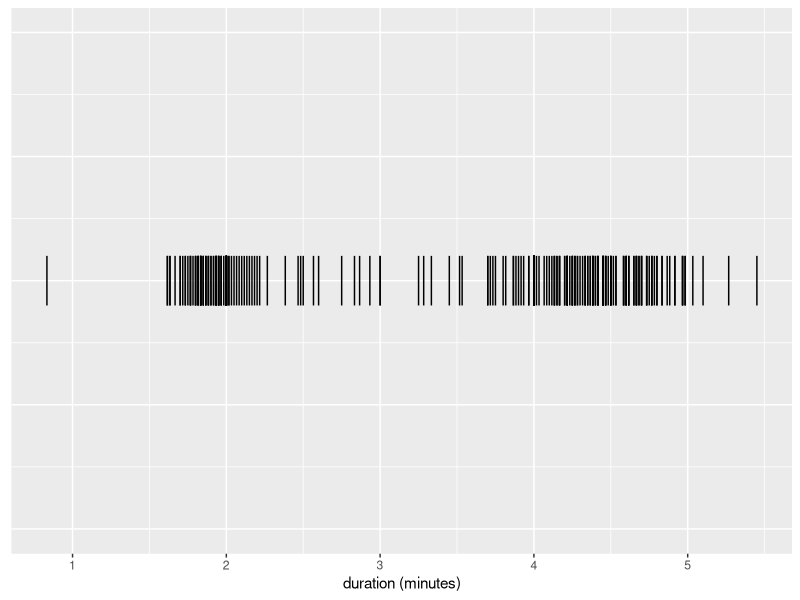
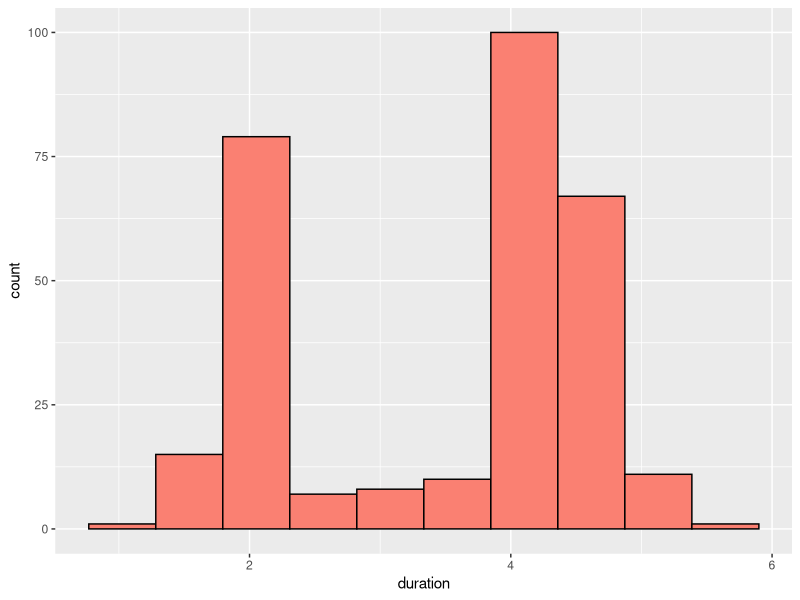
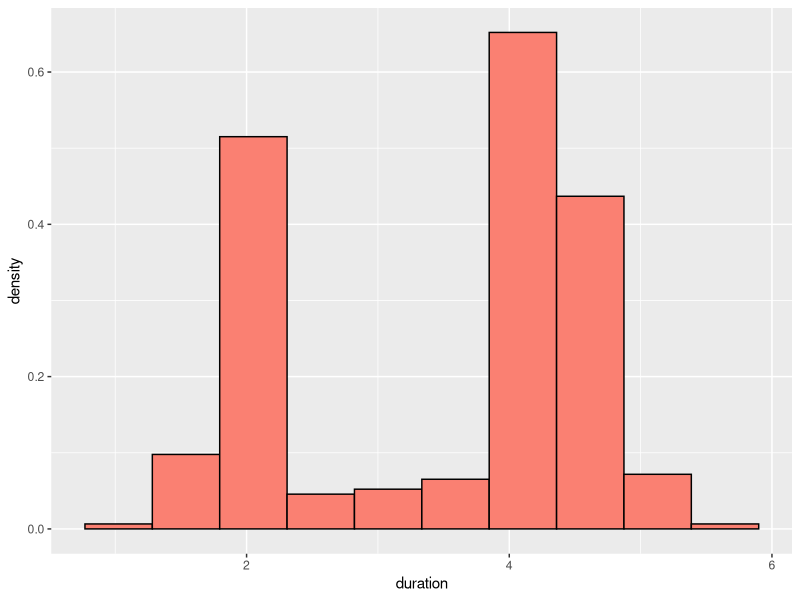
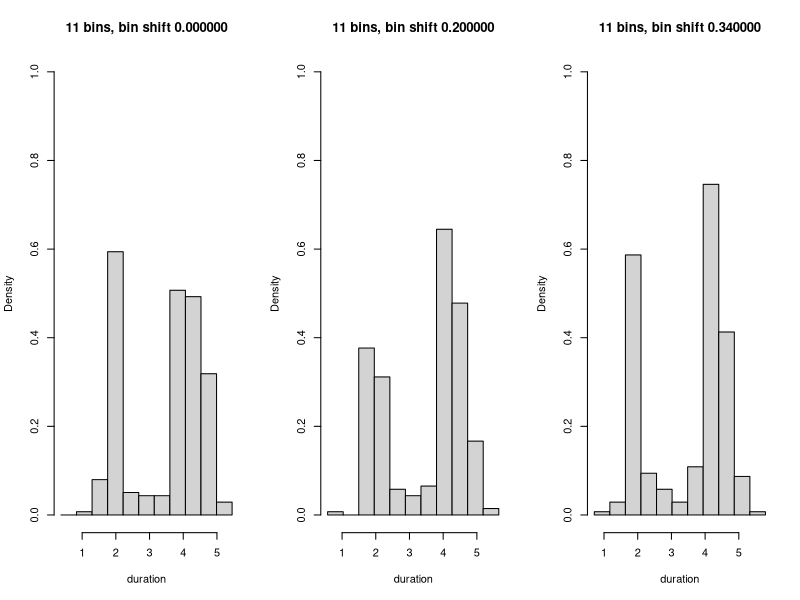
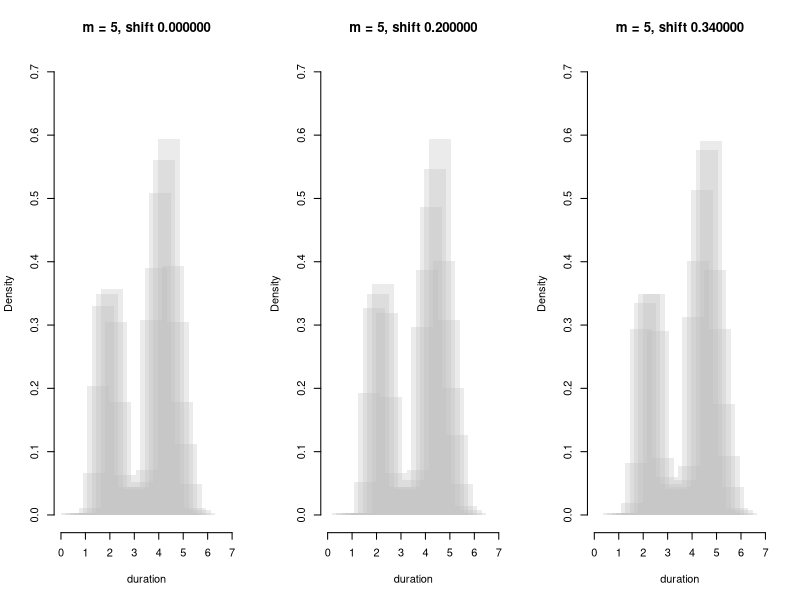
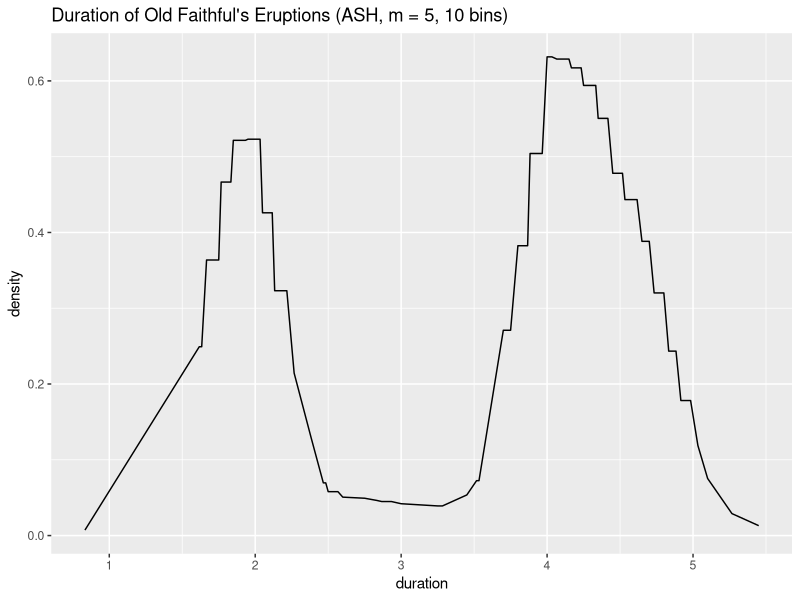
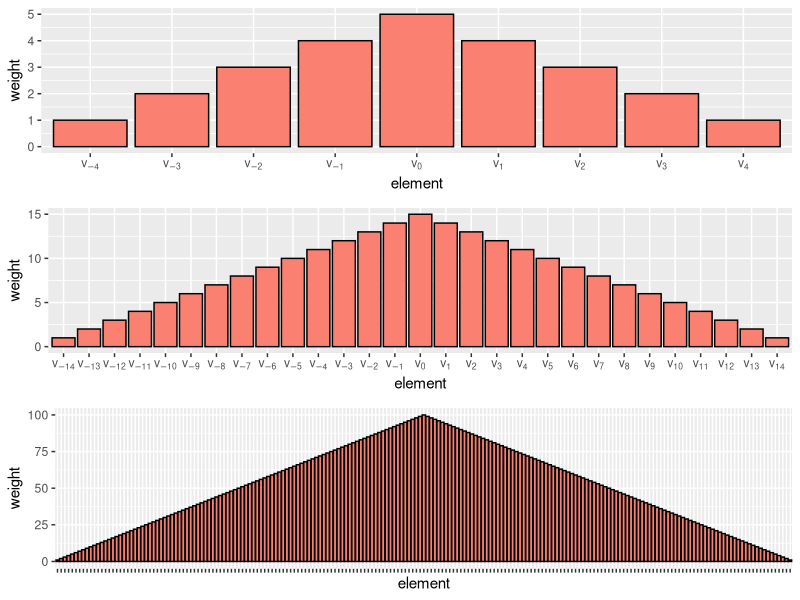

Generate these figures, in order, with R:
## ---- chunk 1
library(tidyverse)
library(gridExtra)
## ---- chunk 2
data(geyser, package = 'MASS')
## ---- chunk 3
knitr::kable(
  geyser %>% head(5),
  caption = 'First $5$ rows of the Old Faithful\'s eruption dataset.'
)

## ---- chunk 4
ggplot(geyser) + 
  geom_segment(aes(x = duration, xend = duration, y = -.1, yend = .1)) + 
  ylim(-1, 1) + 
  theme(
    axis.title.y = element_blank(),
    axis.text.y = element_blank(),
    axis.ticks.y = element_blank()
  ) +
  xlab('duration (minutes)')
## ---- chunk 5
ggplot(geyser) + 
  geom_histogram(
    aes(x = duration), 
    fill = 'salmon', 
    bins = 10, 
    col = 'black'
  )
## ---- chunk 6
ggplot(geyser) +
  geom_histogram(
    aes(x = duration, y = ..density..), 
    fill = 'salmon', 
    bins = 10, 
    col = 'black'
  )
## ---- chunk 7
knitr::include_graphics('/img/posts/2017-06-08-density/density-bin.png', error = FALSE)
## ---- chunk 8
knitr::include_graphics('/img/posts/2017-06-08-density/mvt.png', error = FALSE)
## ---- chunk 9
breaks <- function(X, bins, offset) {
  width <- diff(range(X)) / bins
  offset + seq(min(X) - width, max(X), by = width)
}
## ---- chunk 10
par(mfrow = c(1, 3))
for (offset in c(0, 0.2, 0.34)) {
  hist(
    geyser$duration,
    breaks = breaks(geyser$duration, 10, offset), 
    main = sprintf('11 bins, bin shift %f', offset),
    right = FALSE,
    ylim = c(0, 1),
    xlab = 'duration',
    freq = FALSE
  )
}
## ---- chunk 11
sho <- function(X, width, m, alpha, ...) {
    for (shift in 0:(m - 1)) {
      offset <- shift * (width / m)
      min_k <- floor((min(X) - offset) / width)
      max_k <- ceiling((max(X) - offset) / width)
      hist(
        X,
        breaks = offset + width * seq(
          from = min_k, to = max_k
        ),
        freq = FALSE,
        add = (shift != 0),
        col = scales::alpha('gray', alpha = alpha),
        lty = 'blank',
        ...
      )
  } 
}
## ---- chunk 12
par(mfrow = c(1, 3))
for (offset in c(0, 0.2, 0.34)) {
  sho(
    geyser$duration + offset,  
    width = 0.9,
    m = 5, 
    alpha = 0.3, 
    main = sprintf('m = 5, shift %f', offset),
    xlab = 'duration', 
    ylim = c(0, 0.7),
    xlim = c(0, 7)
  )
}
## ---- chunk 13
# Average Shifted Histogram
ash <- function(X, nbins, m) {
  width <- diff(range(X)) / nbins
  f_ash <- rep(0, length(X))
    
  for (shift in 1:m) {
    f_ash <- f_ash + 
      f_j(
        X = X, 
        breaks = shift * (width / m) + seq(
          from = min(X) - width, to = max(X) + 1, by = width
        )
      )
  }
  
  i <- order(X)
  ash <- tibble(f = f_ash[i]/m, x = X[i])
  class(ash) <- c('ash', class(ash))
  ash
}

# Histogram Density Estimate
f_j <- function(X, breaks) {
  n <- length(X)
  f_dens <- rep(NA, n)
  for (i in 1:(length(breaks) - 1)) {
    low <- breaks[i]
    high <- breaks[i + 1]
    elements <- (X >= low) & (X < high)
    f_dens[elements] <- sum(elements) / ((high - low) * n)
  }
  stopifnot(all(!is.na(f_dens)))
  f_dens
}

# Plot ASH
plot.ash <- function(ash) {
  ggplot(ash) + 
    geom_line(aes(x = x, y = f)) +
    ylab('density')
}
## ---- chunk 14
plot(ash(geyser$duration, m = 5, nbins = 10)) + 
  xlab('duration') +
  ggtitle('Duration of Old Faithful\'s Eruptions (ASH, m = 5, 10 bins)')
## ---- chunk 15
knitr::include_graphics('/img/posts/2017-06-08-density/subparts.png', error = FALSE)
## ---- chunk 16
weight_fun <- function(m) {
  j <- c(0:(m - 1), -(1:(m - 1)))
  W <- tibble(
    w = (m - abs(j)),
    x = sapply(j, function(j) sprintf('v[%d]', j)),
    i = j
  ) %>% 
    arrange(i) %>% 
    mutate(x = ordered(x, x))
  
  ggplot(W) +
    geom_bar(
      aes(x = x, y = w), 
      stat = 'identity', 
      fill = 'salmon', 
      col = 'black'
    ) +
    scale_x_discrete('element', labels = parse(text = levels(W$x))) + 
    ylab('weight')
}
## ---- chunk 17
gridExtra::grid.arrange(
  weight_fun(5),
  weight_fun(15),
  weight_fun(100) + 
    theme(axis.text.x = element_blank())
)
